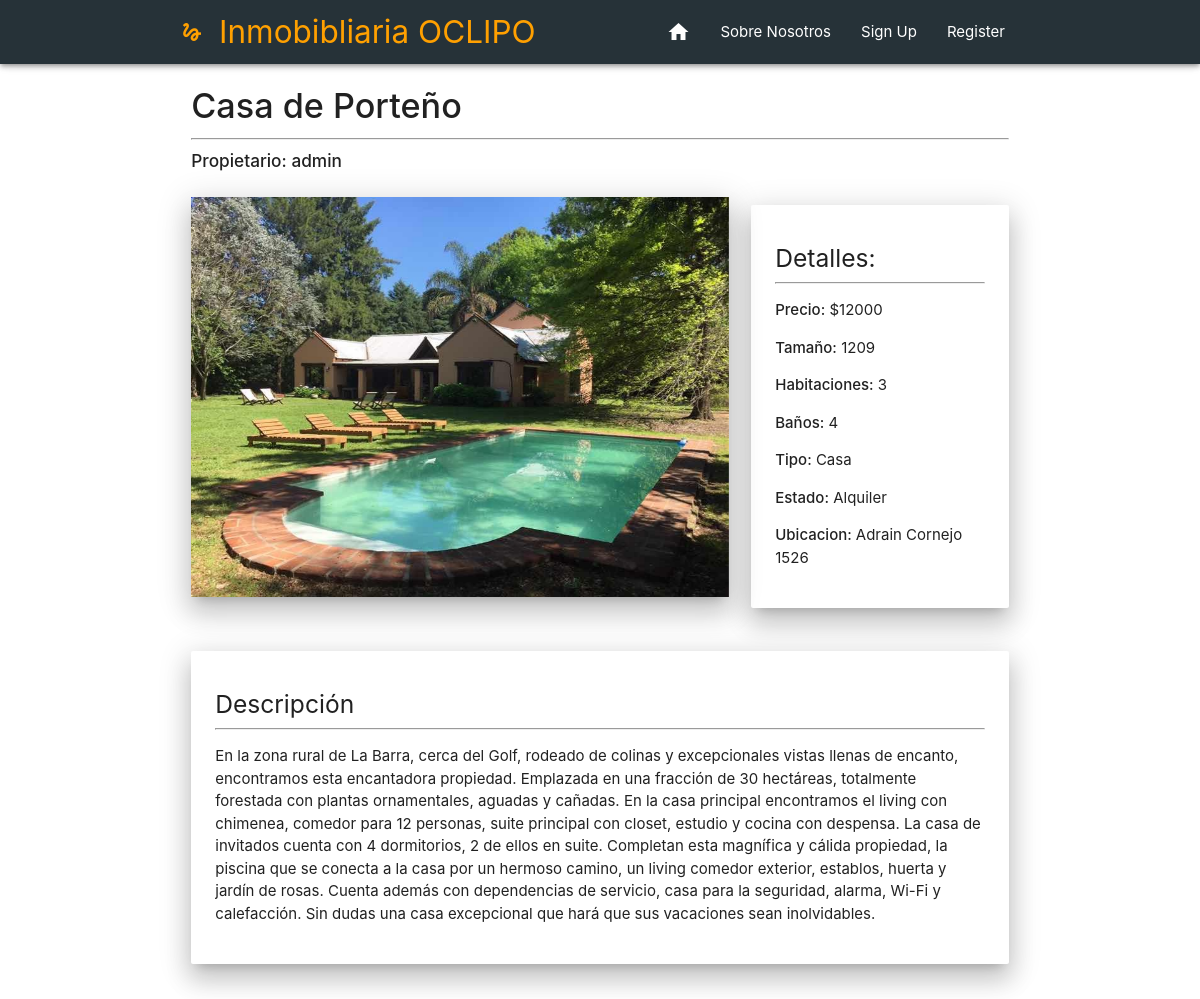
Screenshot of /propiedad/28 with the database file from the repository.
### Inmobibliaria/models.py (models this page shows, shortened)
class Propiedad(models.Model):
    usuario = models.ForeignKey(User, on_delete=models.CASCADE, null=False)
    titulo = models.CharField(max_length=20)
    precio = models.IntegerField()
    ubicacion = models.ForeignKey('Ubicacion', on_delete=models.CASCADE, null=False)
    barrio = models.CharField(max_length=30)
    calle = models.CharField(max_length=30)
    numero = models.IntegerField()
    tipo = models.CharField(max_length=12,choices=TIPO_CHOICES)
    estado = models.CharField(max_length=8,choices=STATUS_CHOICES,default='Venta')
    habitaciones = models.IntegerField()
    baños = models.IntegerField()
    tamaño = models.IntegerField()
    descripcion = models.TextField(max_length=2000)

class Imagen(models.Model):
    propiedad = models.ForeignKey(Propiedad, on_delete=models.CASCADE,null=False)
    foto = models.ImageField(upload_to='fotos/', null=True)

### Inmobibliaria/views.py (the view)
# urls.py: path("propiedad/<str:id>", propiedadview),
def propiedadview(request,id):
    propiedad = Propiedad.objects.get(id = id)
    imagenesLibro = Imagen.objects.filter(propiedad = propiedad)
    indiceEnCarusel = ["#one", "#two", "#three"] #El carusel necesita esos datos en el href para funcionar
    return render(request,"Inmobibliaria/propiedad.html",{"propiedad":propiedad, "imagenes": imagenesLibro,"indiceEnCarusel":indiceEnCarusel,"host": request.get_host()})

### Inmobibliaria/templatetags/index.py (called while the page is built)
@register.filter
def index(indexable, i):
    return indexable[i]

### Inmobibliaria/templates/Inmobibliaria/propiedad.html (shortened to what this page needs)
{% extends 'Inmobibliaria/base.html' %}
{% block content %}
<div class="container">
<div class="row">
    <div class="col s12 m12">
        <h4><strong>{{propiedad.titulo}}</strong></h4><hr>
        <h6><strong> Propietario: {{propiedad.usuario}}</strong></h6>
    </div>
</div>
<div class="row">
    <div class="col s12 m8">
        <div class="carousel carousel-slider z-depth-4">
        {% load index %}
        {% for imagen in imagenes %}
        <a class="carousel-item " href="{{ indiceEnCarusel|index:forloop.counter0 }}"><img src = "http://{{ host }}/media/{{ imagen.foto }}" width="100%" height="400"></a>
        {% endfor %}
        </div>
    </div>
    <div class="col s12 m4">
        <div class="card-panel z-depth-4">
        <h5>Detalles: </h5><hr>
        <p><strong>Precio:</strong> ${{propiedad.precio}}</p>
        <p><strong>Tamaño:</strong> {{propiedad.tamaño}}</p>
        <p><strong>Habitaciones:</strong> {{propiedad.habitaciones}}</p>
        <p><strong>Baños:</strong> {{propiedad.baños}}</p>
        <p><strong>Tipo:</strong> {{propiedad.tipo}}</p>
        <p><strong>Estado:</strong> {{propiedad.estado}}</p>
            <p><strong>Ubicacion: </strong> {{propiedad.calle}}</p>
      </div>
    </div>
</div>
<div class="row">
    <div class="col s12 m12">
        <div class="card-panel white z-depth-4">
        <h5>Descripción</h5><hr>
        <p>{{propiedad.descripcion}}</p>
      </div>
    </div>
</div>
{% endblock %}

### rows the page displays
Propiedad: titulo "Casa de Porteño", usuario "admin", precio "12000", tamaño "1209", habitaciones "3", baños "4", tipo "Casa", estado "Alquiler", calle "Adrain Cornejo 1526", descripcion "En la zona rural de La Barra, cerca del Golf, rodeado de colinas y excepcionales vistas llenas de encanto, encontramos esta encantadora propiedad. Emplazada en una fracción de 30 hectáreas, totalmente forestada con plantas ornamentales, aguadas y cañadas. En la casa principal encontramos el living con chimenea, comedor para 12 personas, suite principal con closet, estudio y cocina con despensa. La casa de invitados cuenta con 4 dormitorios, 2 de ellos en suite. Completan esta magnífica y cálida propiedad, la piscina que se conecta a la casa por un hermoso camino, un living comedor exterior, establos, huerta y jardín de rosas. Cuenta además con dependencias de servicio, casa para la…"
Imagen: foto (picture)
